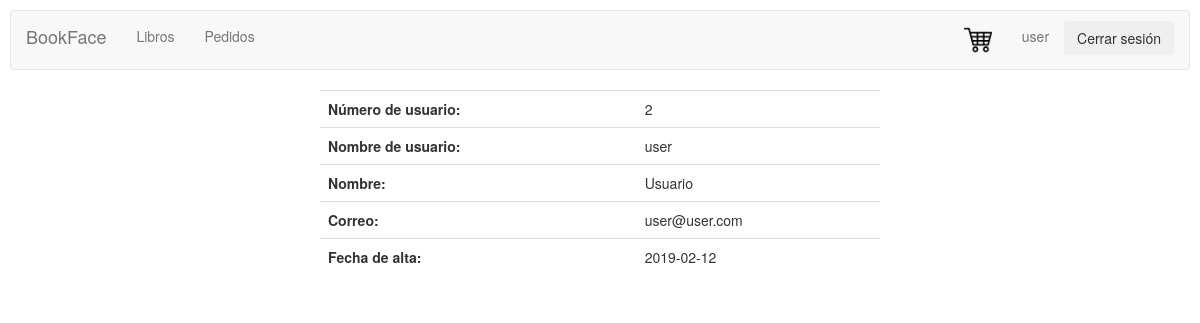
Page /controluser/perfiluser.php (signed in) on the committed database.
### tables this page shows
CREATE TABLE `usuarios` (
  `id` int(11) NOT NULL AUTO_INCREMENT,
  `user` varchar(45) NOT NULL,
  `password` varchar(45) NOT NULL,
  `nombre` varchar(45) NOT NULL,
  `correo` varchar(45) NOT NULL,
  `fecha_alta` date NOT NULL,
  PRIMARY KEY (`id`)
);

### controluser/perfiluser.php (the view, shortened to what this page needs)
<?php session_start();
if (isset($_SESSION["user"]) && $_SESSION["user"]!="admin") { ?>
<!DOCTYPE html>
<html>
<head>
    <link rel="stylesheet" href="../CSS/styles.css">
    <link rel="stylesheet" href="../CSS/menuadmin.css">
</head>
    <body>
        <div>
        <?php include_once("menuuser.php"); ?>
        </div>
        <div class="row">
            <div class="col-md-3"></div>
            <div class="col-md-6" style="background-color: white; border-radius:10px;">
                <?php
                $connection = new mysqli("localhost", "root", "123456", "proyecto");
                $connection->set_charset("utf8");
                if ($result = $connection->query("select * from usuarios where user='$_SESSION[user]'")) {
                $obj = $result->fetch_object();
                        echo "<table class='table custab'";
                        echo "<tr><td><b>Número de usuario: </b></td><td>$obj->id</td></tr>";
                        echo "<tr><td><b>Nombre de usuario: </b></td><td>$obj->user</td></tr>";
                        echo "<tr><td><b>Nombre: </b></td><td>$obj->nombre</td></tr>";
                        echo "<tr><td><b>Correo: </b></td><td>$obj->correo</td></tr>";
                        echo "<tr><td><b>Fecha de alta: </b></td><td>$obj->fecha_alta</td></tr>";
                        echo "</table>";
                }
                ?>
            </div>
            <div class="col-md-3"></div>
        </div>
    </body>
</html>
<?php } else {
    session_destroy();
    header("Location: ../login.php");
  }
 ?>

### CSS/styles.css (style rules this page uses)
body { background-image:url("http://culto.latercera.com/wp-content/uploads/2017/04/Libros-1-900x600.jpg"); background-position:center; background-size: 100%; background-repeat: no-repeat; padding:10px; }

### CSS/menuadmin.css (style rules this page uses)
body,html { height: 100%; }
.row { padding: 0px 15px; }

### rows in the picture
usuarios: id "2", user "user", nombre "Usuario", correo "user@user.com", fecha_alta "2019-02-12"

### other values in the picture
$_SESSION["user"] "user"
